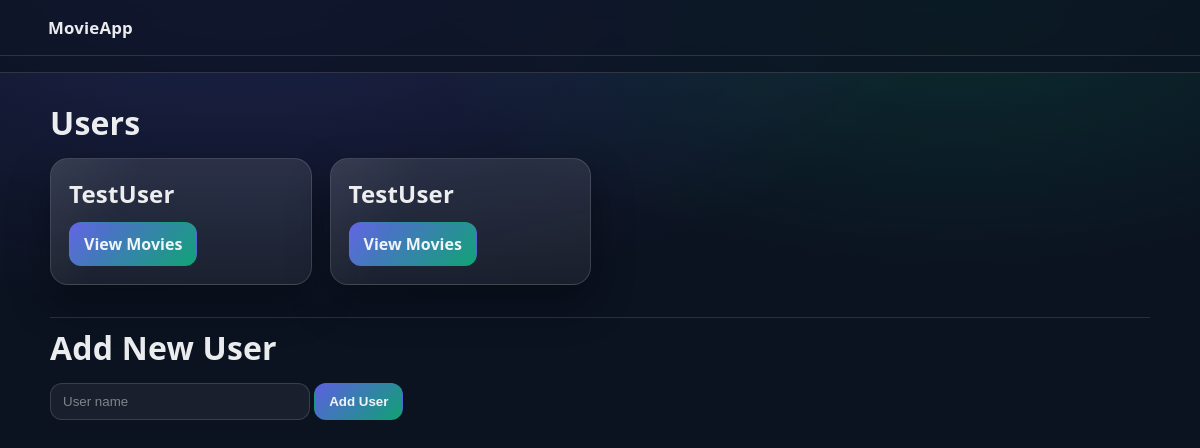
/, run on an earlier commit of the app's database.
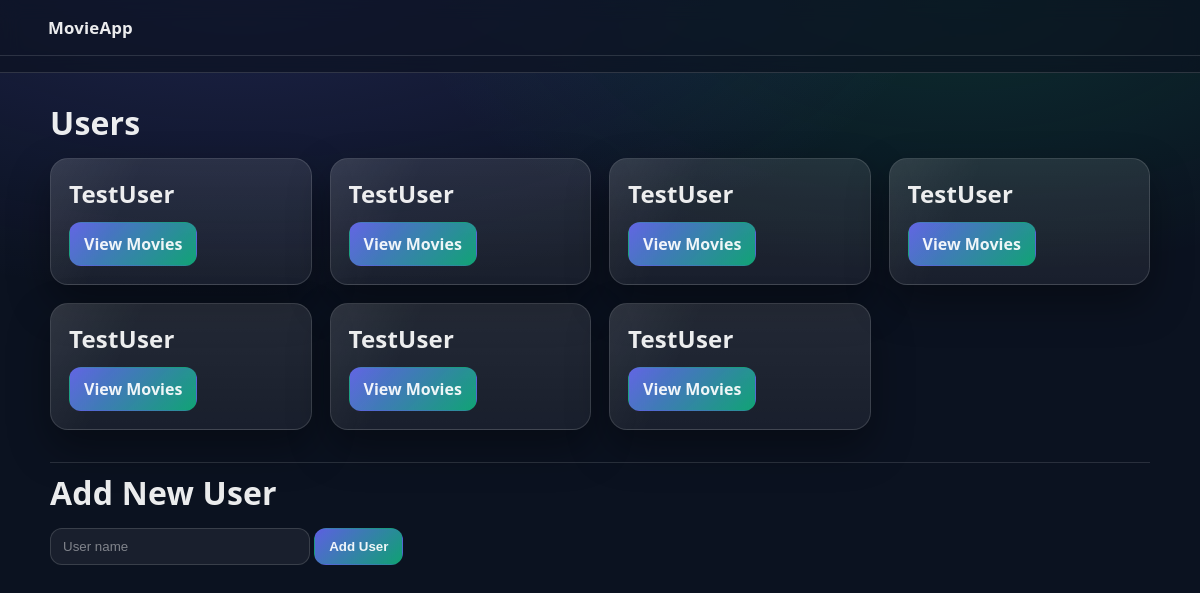
And on a later commit of the database.
### models.py (models this page shows)
class User(db.Model):
    id = db.Column(db.Integer, primary_key=True)
    name = db.Column(db.String(100), nullable=False)

### app.py (the view)
@app.route('/')
def index():
    users = data_manager.get_users()
    return render_template('index.html', users=users)

### data_manager.py (called while the page is built)
    def get_users(self):
        return db.session.execute(db.select(User)).scalars().all()

### templates/index.html
{% extends "base.html" %}
{% block content %}
    <h1 class="cv-font-display">Users</h1>
    <div class="user-list-grid">
        {% for user in users %}
        <div class="user-card cv-movie-card cv-shine-effect cv-animate-fade-up">
            <h2 class="cv-font-display">{{ user.name }}</h2>
            <a class="btn cv-button cv-primary" href="{{ url_for('get_list_of_fav_movies', user_id=user.id) }}">View Movies</a>
        </div>
        {% endfor %}
    </div>
    <hr style="margin-top: var(--cv-space-8);">
    <h1 class="cv-font-display">Add New User</h1>
    <form action="{{ url_for('create_user') }}" method="POST">
        <input type="text" name="name" placeholder="User name" required class="cv-input">
        <button type="submit" class="cv-button cv-primary">Add User</button>
    </form>
{% endblock %}

What changed in the data, as far as the page shows it:
added User: name "TestUser"
added User: name "TestUser"
added User: name "TestUser"
added User: name "TestUser"
added User: name "TestUser"
